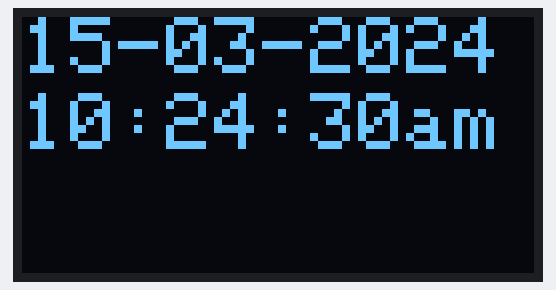
Bench run of a sketch on a simulated Arduino Uno, built with avr-gcc and run on an emulated ATmega328P. On the bench: 128×64 one-colour display. The local clock reads 2024-03-15 10:24:30 at power-on unless the sketch sets it; what the sketch prints to the serial monitor is not drawn.

Above: at 0.1 s.
At 4.7 s:
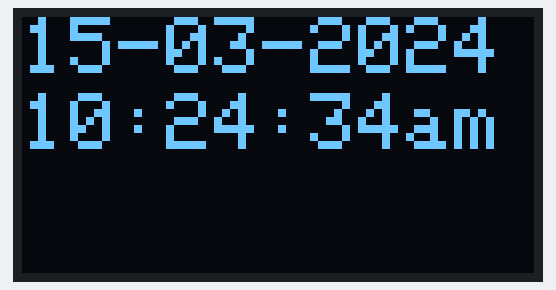
At 9.3 s:
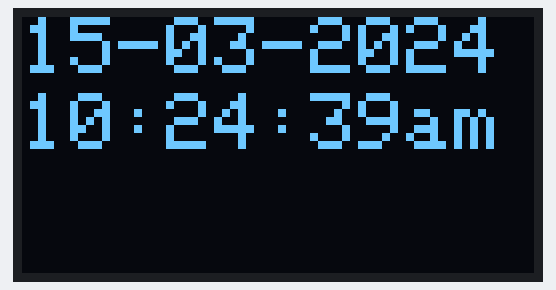
At 20.0 s:
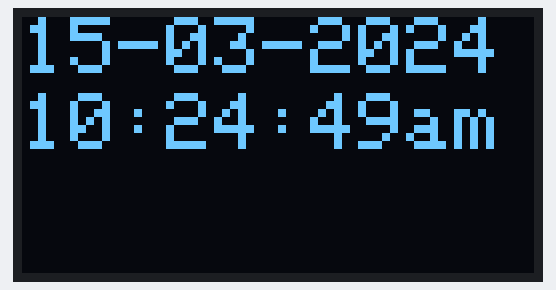
At 29.2 s:
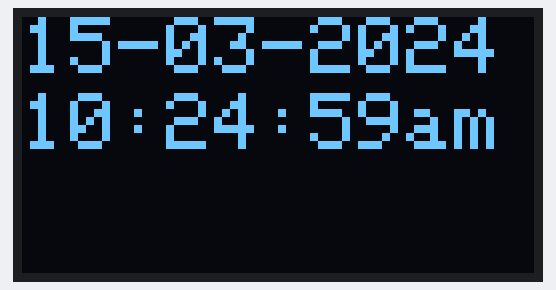
At 38.4 s:
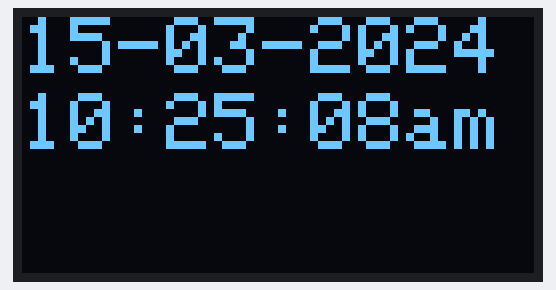

Measured:
- what the display in image 1 shows lasts 1.5 s, from 4.7 s to 6.2 s

The sketch:

code.ino
```cpp
// This project is coded by J Lionel Christian Jeyaraj (M.tech in Advanced manufacturing)
// Browse his featured works @ https://www.instructables.com/member/chrisjlionel/instructables/
// Email chrisjlionel@live.com
// mobile +91-8807971412

#include <Wire.h>
#include <DS1307.h>
#include <Adafruit_GFX.h> //for this must add lib file download from Adfruit
#include <Adafruit_SSD1306.h> //for this must add lib file download from adfruit

#define OLED_RESET 4
Adafruit_SSD1306 display(OLED_RESET);

DS1307 clock;
RTCDateTime dt;

void setup()
{
  Serial.begin(9600);

  display.begin(SSD1306_SWITCHCAPVCC, 0x3C); //initialize with the I2C addr 0x3C (128x64)
  display.clearDisplay();

  // Initialize DS1307
  Serial.println("Initialize DS1307");;
  clock.begin();

  // If date not set
  if (!clock.isReady())
  {
    // Set sketch compiling time
    clock.setDateTime(__DATE__, __TIME__);

    // Set from UNIX timestamp
    // clock.setDateTime(1397408400);

    // Manual (YYYY, MM, DD, HH, II, SS
    // clock.setDateTime(2014, 4, 13, 19, 21, 00);
  }
}

void loop()
{
  dt = clock.getDateTime();

  Serial.print("Short format witch 12h mode: ");
  Serial.println(clock.dateFormat("d-m-Y", dt));
  Serial.println(clock.dateFormat("h:i:s a", dt));

  display.clearDisplay();

  display.setCursor(0,0);  //OLED Display
  display.setTextSize(2);
  display.setTextColor(WHITE);
  display.print(clock.dateFormat("d-m-Y", dt));
  display.setCursor(0,19);
  display.println(clock.dateFormat("h:i:sa", dt));
  display.display();
  delay(500);
  display.clearDisplay();
  delay(1000);
}
```
